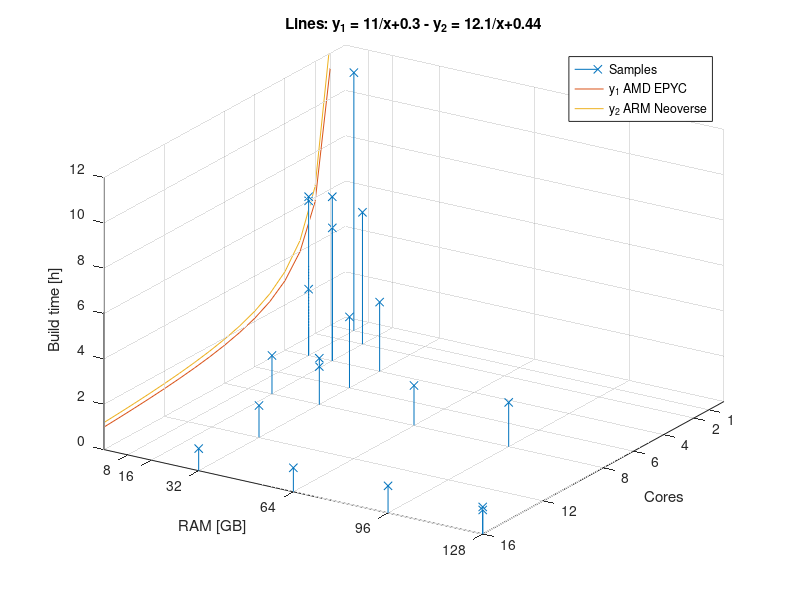
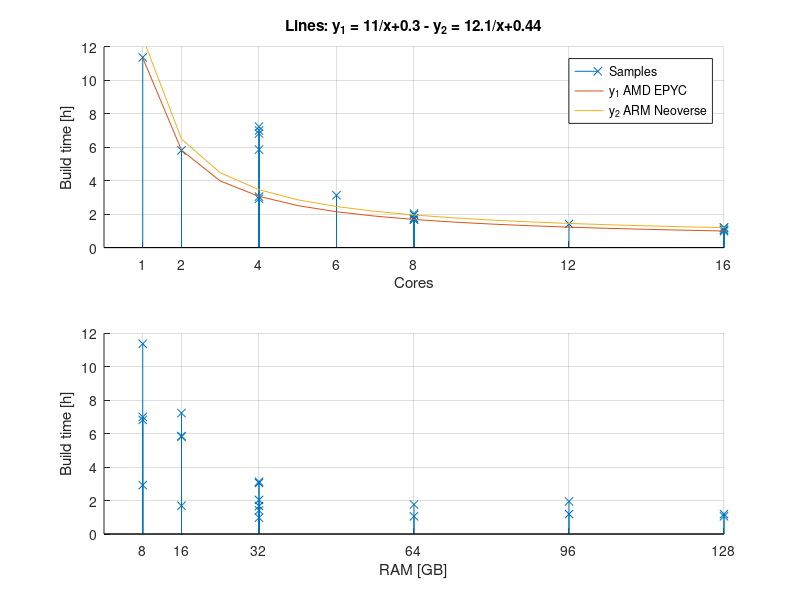

These charts were generated, in order, by the following MATLAB code:
#!/usr/bin/env octave-cli

clear

%%%%%%%%%%%%%%%%%%%%%%%%%%%%%%%%%%%%%%%%%%%%%%%%%%%%%%%%%%%%%%%%%%%%%%%%
% Misc hardware
%%%%%%%%%%%%%%%%%%%%%%%%%%%%%%%%%%%%%%%%%%%%%%%%%%%%%%%%%%%%%%%%%%%%%%%%

data_misc = [
%                             0_HD
%                      Total  1_SSD  Avail. Used
%   Machine Cores GHz  RAM_GB 2_NVMe RAM_GB Swap_GB Image_s SDK_s
    1       4     3.0  16     0      10     0       14315   6784
    2       4     2.0  16     1      14     0       15404   10638
    3.1     4     2.2  8      1      7.2    0       15133   10079
    4.1     4     1.6  8      0      7.3    0       14631   9926
    5.1     6     1.9  32     1      30     0       6598    4675
    1010    12    4.0  32     1      30     0       2973    2116
    1011    8     3.8  32     1      30     0       4329    3006
    1012    16    3.7  128    2      124    0       2214    1602
    1013    16    3.2  128    2      124    0       2471    1824
];

cores_misc = data_misc(:,2);
ram_misc = data_misc(:,4);
time_misc = (data_misc(:,8) + data_misc(:,9)) / 3600;

%%%%%%%%%%%%%%%%%%%%%%%%%%%%%%%%%%%%%%%%%%%%%%%%%%%%%%%%%%%%%%%%%%%%%%%%
% Virtual Server, AMD EPYC-Rome Processor @ 2 GHz
% Best fit for y = A/x + B
%%%%%%%%%%%%%%%%%%%%%%%%%%%%%%%%%%%%%%%%%%%%%%%%%%%%%%%%%%%%%%%%%%%%%%%%

data_AMD_EPYC = [
%                             0_HD
%                      Total  1_SSD  Avail. Used
%   Machine Cores GHz  RAM_GB 2_NVMe RAM_GB Swap_GB Image_s SDK_s
    1001    16    2.0  64     2      61     0       2194    1620
    1002    8     2.0  64     2      62     0       3668    2691
    1003    16    2.0  32     2      30     0       1950    1561
    1004    8     2.0  32     2      30     0       3539    2481
    1005    4     2.0  32     2      30     0       6507    4483
    1006    8     2.0  16     2      15     0       3576    2522
    1007    4     2.0  8      2      7.3    0       6139    4389
    1008    2     2.0  16     2      15     0       12573   8367
    1009    1     2.0  8      2      7.3    0       24870   16095
];

cores_AMD_EPYC = data_AMD_EPYC(:,2);
ram_AMD_EPYC = data_AMD_EPYC(:,4);
time_AMD_EPYC = (data_AMD_EPYC(:,8) + data_AMD_EPYC(:,9)) / 3600;

Y = time_AMD_EPYC;
X = [1./cores_AMD_EPYC ones(length(cores_AMD_EPYC), 1)];

% Least squares
W = inv(X' * X) * X' * Y;
A1 = W(1)
B1 = W(2)

%%%%%%%%%%%%%%%%%%%%%%%%%%%%%%%%%%%%%%%%%%%%%%%%%%%%%%%%%%%%%%%%%%%%%%%%
% Virtual Server, ARM Neoverse-N1 @ 2GHz
% Best fit for y = A/x + B
%%%%%%%%%%%%%%%%%%%%%%%%%%%%%%%%%%%%%%%%%%%%%%%%%%%%%%%%%%%%%%%%%%%%%%%%

data_ARM_Neoverse = [
%                             0_HD
%                      Total  1_SSD  Avail. Used
%   Machine Cores GHz  RAM_GB 2_NVMe RAM_GB Swap_GB Image_s SDK_s
    1101    16    2.0  96     -1     92     0       2370    1926
    1102     8    2.0  96     -1     93     0       4077    2945
];

cores_ARM_Neoverse = data_ARM_Neoverse(:,2);
ram_ARM_Neoverse = data_ARM_Neoverse(:,4);
time_ARM_Neoverse = (data_ARM_Neoverse(:,8) + data_ARM_Neoverse(:,9)) / 3600;

Y = time_ARM_Neoverse;
X = [1./cores_ARM_Neoverse ones(length(cores_ARM_Neoverse), 1)];

% Least squares
W = inv(X' * X) * X' * Y;
A2 = W(1)
B2 = W(2)

%%%%%%%%%%%%%%%%%%%%%%%%%%%%%%%%%%%%%%%%%%%%%%%%%%%%%%%%%%%%%%%%%%%%%%%%
% Agregate all data
%%%%%%%%%%%%%%%%%%%%%%%%%%%%%%%%%%%%%%%%%%%%%%%%%%%%%%%%%%%%%%%%%%%%%%%%

cores_all = [cores_misc; cores_AMD_EPYC; cores_ARM_Neoverse];
ram_all   = [ram_misc;   ram_AMD_EPYC;   ram_ARM_Neoverse];
time_all  = [time_misc;  time_AMD_EPYC;  time_ARM_Neoverse];

cores_ticks = unique(cores_all);
ram_ticks = unique(ram_all);

%%%%%%%%%%%%%%%%%%%%%%%%%%%%%%%%%%%%%%%%%%%%%%%%%%%%%%%%%%%%%%%%%%%%%%%%
% Figure 1
%%%%%%%%%%%%%%%%%%%%%%%%%%%%%%%%%%%%%%%%%%%%%%%%%%%%%%%%%%%%%%%%%%%%%%%%

figure(1),clf
hold on

stem3(cores_all, ram_all, time_all, 'x')
xticks(cores_ticks)
yticks(ram_ticks)

xmin = xlim()(1);
xmax = xlim()(2);
ymin = ylim()(1);
ymax = ylim()(2);

% Equation
x = (xmin:xmax)';
y1 = A1 ./ x + B1;
y2 = A2 ./ x + B2;
plot3(x, ymin*ones(1,length(x)), y1, '-')
plot3(x, ymin*ones(1,length(x)), y2, '-')

% No negative build time
a = [axis() 0 ceil(max(time_all))];
a(2) = max(cores_ticks);
a(3) = ymin; % Fix start of y plane on the plotted lines
a(4) = max(ram_ticks);
axis(a)

eq_2a1 = sprintf('y_1 = %.3g/x% +.2g', [A1 B1])
eq_2a2 = sprintf('y_2 = %.3g/x% +.2g', [A2 B2])
graph_title = ['Lines: ', eq_2a1, ' - ', eq_2a2];

title(graph_title)
xlabel('Cores')
ylabel('RAM [GB]')
zlabel('Build time [h]')
legend({
    'Samples',
    'y_1 AMD EPYC',
    'y_2 ARM Neoverse',
    })
az = 180 - 57.5;
el = 30;
view(az, el)
grid on

hold off

print images/build-time-1.svg

%%%%%%%%%%%%%%%%%%%%%%%%%%%%%%%%%%%%%%%%%%%%%%%%%%%%%%%%%%%%%%%%%%%%%%%%
% Figure 2.a
%%%%%%%%%%%%%%%%%%%%%%%%%%%%%%%%%%%%%%%%%%%%%%%%%%%%%%%%%%%%%%%%%%%%%%%%

figure(2),clf

subplot(2,1,1)
hold on

stem(cores_all, time_all, 'x')
xticks(cores_ticks)

% Equation
x = (xmin:xmax)';
y1 = A1 ./ x + B1;
y2 = A2 ./ x + B2;
plot(x, [y1, y2], '-')

% No negative build time
a = axis();
a(2) = max(cores_ticks);
a(3) = 0;
a(4) = ceil(max(time_all));
axis(a)

title(graph_title)
xlabel('Cores')
ylabel('Build time [h]')
legend({
    'Samples',
    'y_1 AMD EPYC',
    'y_2 ARM Neoverse',
    })
grid on

hold off

%%%%%%%%%%%%%%%%%%%%%%%%%%%%%%%%%%%%%%%%%%%%%%%%%%%%%%%%%%%%%%%%%%%%%%%%
% Figure 2.b
%%%%%%%%%%%%%%%%%%%%%%%%%%%%%%%%%%%%%%%%%%%%%%%%%%%%%%%%%%%%%%%%%%%%%%%%

subplot(2,1,2)
hold on

stem(ram_all, time_all, 'x')
xticks(ram_ticks)

% No negative build time
a = axis();
a(2) = max(ram_ticks);
a(3) = 0;
a(4) = ceil(max(time_all));
axis(a)

xlabel('RAM [GB]')
ylabel('Build time [h]')
grid on

hold off

print images/build-time-2.svg
